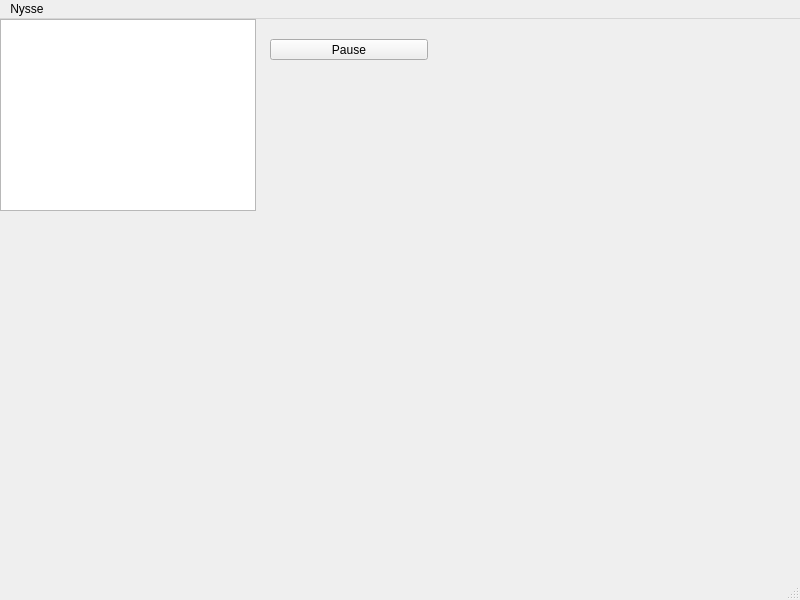
<?xml version="1.0" encoding="UTF-8"?>
<ui version="4.0">
 <class>BetterMainWindow</class>
 <widget class="QMainWindow" name="BetterMainWindow">
  <property name="geometry">
   <rect>
    <x>0</x>
    <y>0</y>
    <width>800</width>
    <height>600</height>
   </rect>
  </property>
  <property name="windowTitle">
   <string>MainWindow</string>
  </property>
  <widget class="QWidget" name="centralwidget">
   <widget class="QGraphicsView" name="gameView">
    <property name="geometry">
     <rect>
      <x>0</x>
      <y>0</y>
      <width>256</width>
      <height>192</height>
     </rect>
    </property>
    <property name="sizePolicy">
     <sizepolicy hsizetype="MinimumExpanding" vsizetype="MinimumExpanding">
      <horstretch>0</horstretch>
      <verstretch>0</verstretch>
     </sizepolicy>
    </property>
   </widget>
   <widget class="QPushButton" name="startButton">
    <property name="geometry">
     <rect>
      <x>270</x>
      <y>20</y>
      <width>158</width>
      <height>21</height>
     </rect>
    </property>
    <property name="text">
     <string>Pause</string>
    </property>
   </widget>
  </widget>
  <widget class="QMenuBar" name="menubar">
   <property name="geometry">
    <rect>
     <x>0</x>
     <y>0</y>
     <width>800</width>
     <height>20</height>
    </rect>
   </property>
   <widget class="QMenu" name="menuNysse">
    <property name="title">
     <string>Nysse</string>
    </property>
   </widget>
   <addaction name="menuNysse"/>
  </widget>
  <widget class="QStatusBar" name="statusbar"/>
 </widget>
 <resources/>
 <connections/>
</ui>
